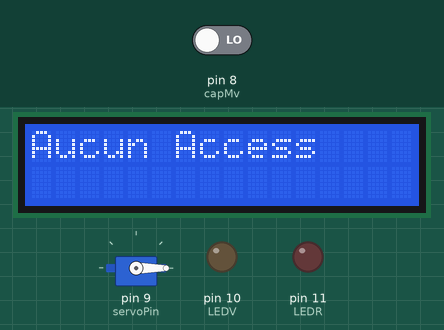
This sketch was run on a simulated Arduino Uno, built with avr-gcc and run on an emulated ATmega328P. On the bench: 16×2 character LCD, servo, output pins drawn as LEDs (lit = HIGH). The test bench sets the inputs (shaded band); at power-on: pin 8 (capMv) LOW.

Above: at 1.2 s.
1.3 s: pin 8 (capMv) driven HIGH
At 2.5 s:
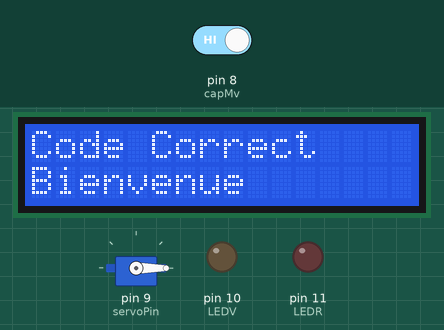
At 3.4 s:
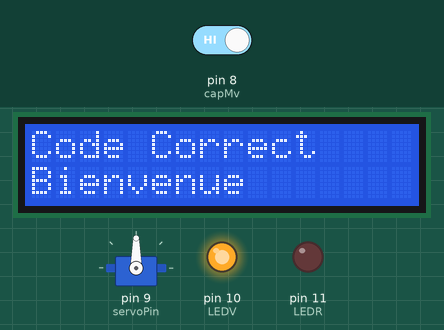
4.1 s: pin 8 (capMv) driven LOW
At 7.4 s:
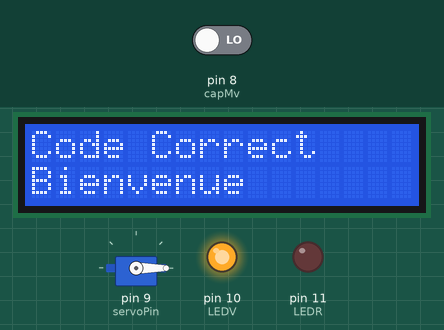
Timing chart, 0 to 9.2 s (numbered marks = the images above; inputs shaded):
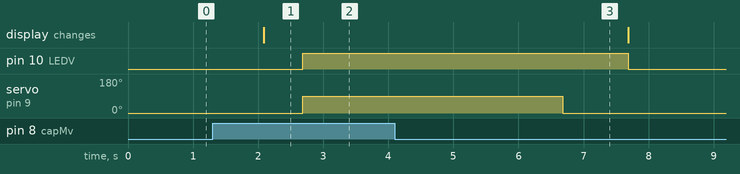

The sketch:

code_parking.ino
```cpp
#include<LiquidCrystal.h>
#include <Servo.h>


Servo servoMoteur;
static const int servoPin = 9 ;
#define capMv 8
#define LEDV 10
#define LEDR 11

LiquidCrystal lcd (1,2,4,5,6,7);
String clavier;

void setup()
{
  lcd.begin(16,2);
  lcd.clear();
  clavier= String("Correct");


  pinMode(capMv, INPUT);
  pinMode(LEDV, OUTPUT);
  pinMode(LEDR, OUTPUT);


  servoMoteur.attach(servoPin);
  servoMoteur.write(0);


 }


void loop()
{
lcd.clear();

    int etat = digitalRead(capMv);


    if (etat == HIGH && clavier == "Correct") {
      lcd.setCursor(0,0);
      lcd.print("Code Correct");
      lcd.setCursor(0,1);
      lcd.print("Bienvenue");
      delay(600);
      digitalWrite(LEDV, HIGH);
      digitalWrite(LEDR, LOW);
      servoMoteur.write(90);
      delay(4000);
      servoMoteur.write(0);
    }

 else if (etat == HIGH &&  clavier.compareTo("Incorrect") < 0 ) {
      lcd.setCursor(0,0);
      lcd.print("Code Incorrect");
      lcd.setCursor(0,1);
      lcd.print("Ressayer");
      delay(600);
      digitalWrite(LEDV, LOW);
      digitalWrite(LEDR, HIGH);
      servoMoteur.write(0);
    }


  else if (etat == LOW) {
      lcd.clear();
      lcd.setCursor(0,0);
      lcd.print("Aucun Access");
      lcd.setCursor(0,1);
      digitalWrite(LEDV, LOW);
      digitalWrite(LEDR, LOW);
      servoMoteur.write(0);
  }

  delay(1000);


}
```

Measured:
- after the input at 1.3 s, pin 10 (LEDV): LOW → HIGH after 1.4 s; servo on pin 9 (servoPin): 0° → 90° after 1.4 s; the display: changes after 0.78 s (image 1)
- after the input at 4.1 s, pin 10 (LEDV): HIGH → LOW after 3.6 s; servo on pin 9 (servoPin): goes on until 6.7 s, then stays 0°
